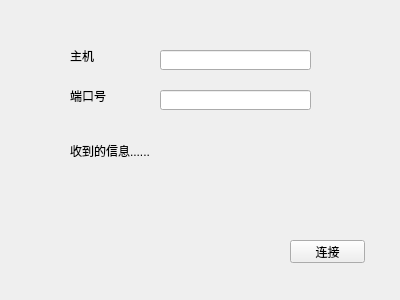
<?xml version="1.0" encoding="UTF-8"?>
<ui version="4.0">
 <class>Widget</class>
 <widget class="QWidget" name="Widget">
  <property name="geometry">
   <rect>
    <x>0</x>
    <y>0</y>
    <width>400</width>
    <height>300</height>
   </rect>
  </property>
  <property name="windowTitle">
   <string>Widget</string>
  </property>
  <widget class="QLineEdit" name="hostLineEdit">
   <property name="geometry">
    <rect>
     <x>160</x>
     <y>50</y>
     <width>151</width>
     <height>20</height>
    </rect>
   </property>
  </widget>
  <widget class="QLineEdit" name="portLineEdit">
   <property name="geometry">
    <rect>
     <x>160</x>
     <y>90</y>
     <width>151</width>
     <height>20</height>
    </rect>
   </property>
  </widget>
  <widget class="QLabel" name="label">
   <property name="geometry">
    <rect>
     <x>70</x>
     <y>50</y>
     <width>54</width>
     <height>12</height>
    </rect>
   </property>
   <property name="text">
    <string>主机</string>
   </property>
  </widget>
  <widget class="QLabel" name="label_2">
   <property name="geometry">
    <rect>
     <x>70</x>
     <y>90</y>
     <width>54</width>
     <height>12</height>
    </rect>
   </property>
   <property name="text">
    <string>端口号</string>
   </property>
  </widget>
  <widget class="QLabel" name="messageLabel">
   <property name="geometry">
    <rect>
     <x>70</x>
     <y>140</y>
     <width>241</width>
     <height>21</height>
    </rect>
   </property>
   <property name="text">
    <string>收到的信息......</string>
   </property>
  </widget>
  <widget class="QPushButton" name="pushButton">
   <property name="geometry">
    <rect>
     <x>290</x>
     <y>240</y>
     <width>75</width>
     <height>23</height>
    </rect>
   </property>
   <property name="text">
    <string>连接</string>
   </property>
  </widget>
 </widget>
 <layoutdefault spacing="6" margin="11"/>
 <resources/>
 <connections/>
</ui>
